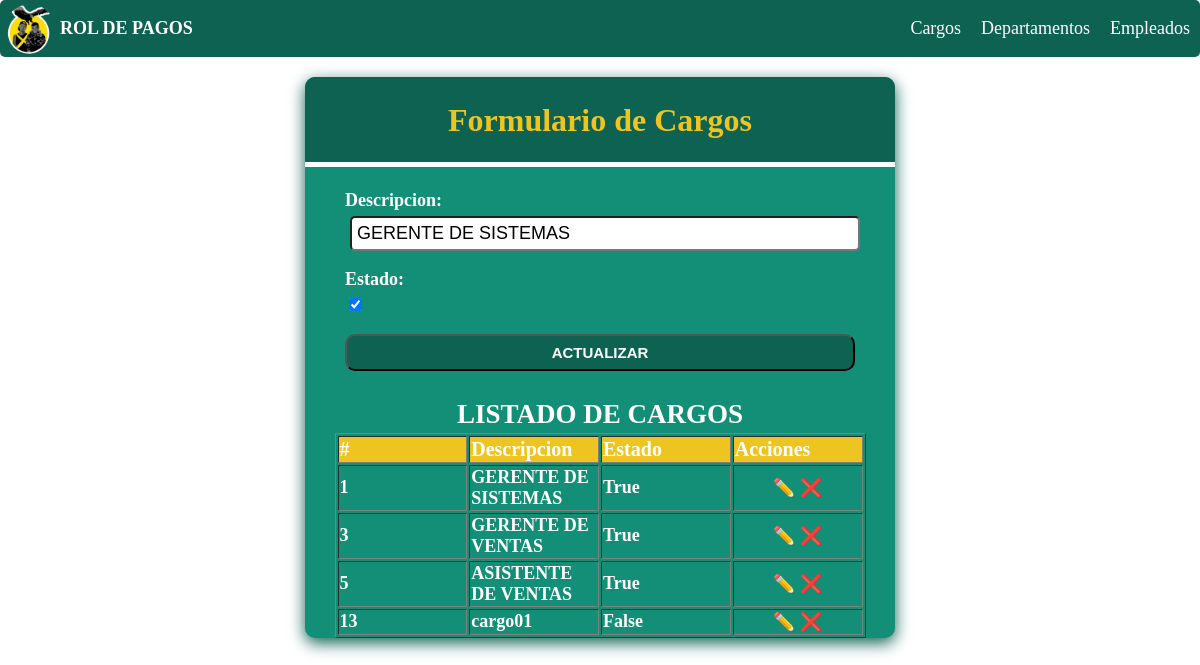
The page /editar_cargo/1 on the database its author committed.
### appnomina/models.py (models this page shows, shortened)
class Cargo(models.Model):
    descripcion = models.CharField(max_length=100, blank=False, null=True)
    estado = models.BooleanField(default=True)
    fecha_creacion = models.DateTimeField(auto_now_add=False, auto_now=True)
    class Meta:
        verbose_name = "Cargo"
        verbose_name_plural = "Cargos"
        ordering = ['id']

### appnomina/views.py (the view)
# urls.py: path('editar_cargo/<int:id>',editarCargo,name="editar_cargo" ),
def editarCargo(request,id):
    error,cargo_form=None,None
    try:
        cargo = Cargo.objects.get(id=id)
        if request.method == "GET":
            cargo_form = CargoForm(instance=cargo)
        else:
            cargo_form = CargoForm(request.POST,instance=cargo)
            if cargo_form.is_valid():
                cargo_form.save()
                return redirect('cargo')
    except Exception as e:
        error=e
    cargos = Cargo.objects.all()
    return render (request, "pages/cargo.html", {'cargoForm': cargo_form, 'cargos':cargos, 'accion':'Actualizar'})

### appnomina/forms.py
class CargoForm(forms.ModelForm):
    class Meta:
        model = Cargo
        fields = ['descripcion','estado']
        widgets = {
            'descripcion':forms.TextInput(attrs={
                'placeholder':'Ingrese cargo',
                'class':'form-group',
                'required':True
            }),
        }

### templates/pages/cargo.html (shortened to what this page needs)
{% extends "inicio.html" %}
{% load static %}
{% block css %}
   <link rel="stylesheet" href="{% static 'css/form.css' %}" />
{% endblock %}
{% block contenido %}
      <section class="form-container">
        <div class="form-header" >
          <h1>Formulario de Cargos </h1>
        </div>
        <form method="POST" id="form-cargo" class="form">
          {{ cargoForm.as_p }}
          <button
            id="enviar"
            type="submit"
            name="enviar">
            {{ accion }}
          </button>
        </form>
        <div class="consulta none table-responsive" id="consulta">
          <h2>Listado de Cargos</h2>
          <table class="consulta-est" id="consulta-est" border="1">
             <thead >
                <th >#</th>
                <th>Descripcion</th>
                <th>Estado</th>
                <th>Acciones</th>
             </thead>
             <tbody class="detalle-est" id="detalle-est">
                {% for cargo in cargos  %}
                <tr>
                  <td>{{cargo.id}}</td>
                  <td>{{cargo.descripcion}}</td>
                  <td>{{cargo.estado}}</td>
                  <td class="acciones">
                    <a href="{% url 'editar_cargo' cargo.id %}">✏️</a>
                    <a href="{% url 'eliminar_cargo' cargo.id %}">❌</a>
                  </td>
                </tr>
                {% endfor %}
             </tbody>
          </table>
       </div>
      </section>
 {% endblock %}

### static/css/main.css (style rules this page uses)
:root { --primary-color: #0E6251; --secundary-color: #9c000e; --boton-success:#81f0b2; --boton-secundary:#148F77; --boton-warning:#eec520; --boton-cancelar:#fe4093; --font-size:18px; --font-color:#000; --font-color-reverse:#fff; }
html { box-sizing: border-box; font-size: var(--font-size); scroll-behavior: smooth; color:var(--font-color); }
*,*:before,*:after { box-sizing: inherit; }
body { margin:0; overflow-x: hidden; box-sizing: inherit; background: url("../img/m.png"); background-size: cover; }
a { text-decoration: none; color:var(--font-color-reverse) }

### static/css/form.css (style rules this page uses)
.form-container { background-color: var(--boton-secundary); max-width: 50%; min-width: 240px; border-radius: 10px; box-shadow: 0px 5px 16px 0px var(--primary-color); overflow: hidden; color: var(--font-color-reverse); font-weight: 900; margin: 0 auto; }
.form-header { background: var(--primary-color); padding: 1px; text-align: center; border-bottom: 5px solid var(--font-color-reverse); line-height:30px; }
.form-header h1 { color: var(--boton-warning); font-size: 32px; }
form { padding: 5px 40px; }
.form-group input, .form-group select, .form-group textarea, .form-group { display: block; width: 100%; padding: 5px; margin: 5px; font-size: 1rem; border-radius: 5px; }
.form label { margin: 5px auto; display: block; }
.form button { display: block; width: 100%; padding: 8px; background: var(--primary-color); border-radius: 10px; color: var(--font-color-reverse); cursor: pointer; font-weight: 900; font-size: 15px; text-transform: uppercase; transition: background-color 0.3s ease-in-out; }
.table-responsive { width: 100%; overflow-y: hidden; -ms-overflow-style: -ms-autohiding-scrollbar; display: flex; flex-direction:column; justify-content: center; align-items: center; }
.consulta h2 { color: var(--font-color-reverse); text-transform: uppercase; margin-bottom: 3px; }
.consulta-est { width: 90%; }
.consulta-est th { background-color: var(--boton-warning); color:var(--font-color-reverse); font-size:20px; text-align: center; }
.consulta-est th, td { width: 25%; text-align: left; }
.detalle-est .acciones { text-align: center; }

### rows shown on the page
Cargo: descripcion "GERENTE DE SISTEMAS", estado "☑", id "1", estado "True"
Cargo: id "3", descripcion "GERENTE DE VENTAS", estado "True"
Cargo: id "5", descripcion "ASISTENTE DE VENTAS", estado "True"
Cargo: id "13", descripcion "cargo01", estado "False"

### other values the page prints
{{ accion }} "ACTUALIZAR"
